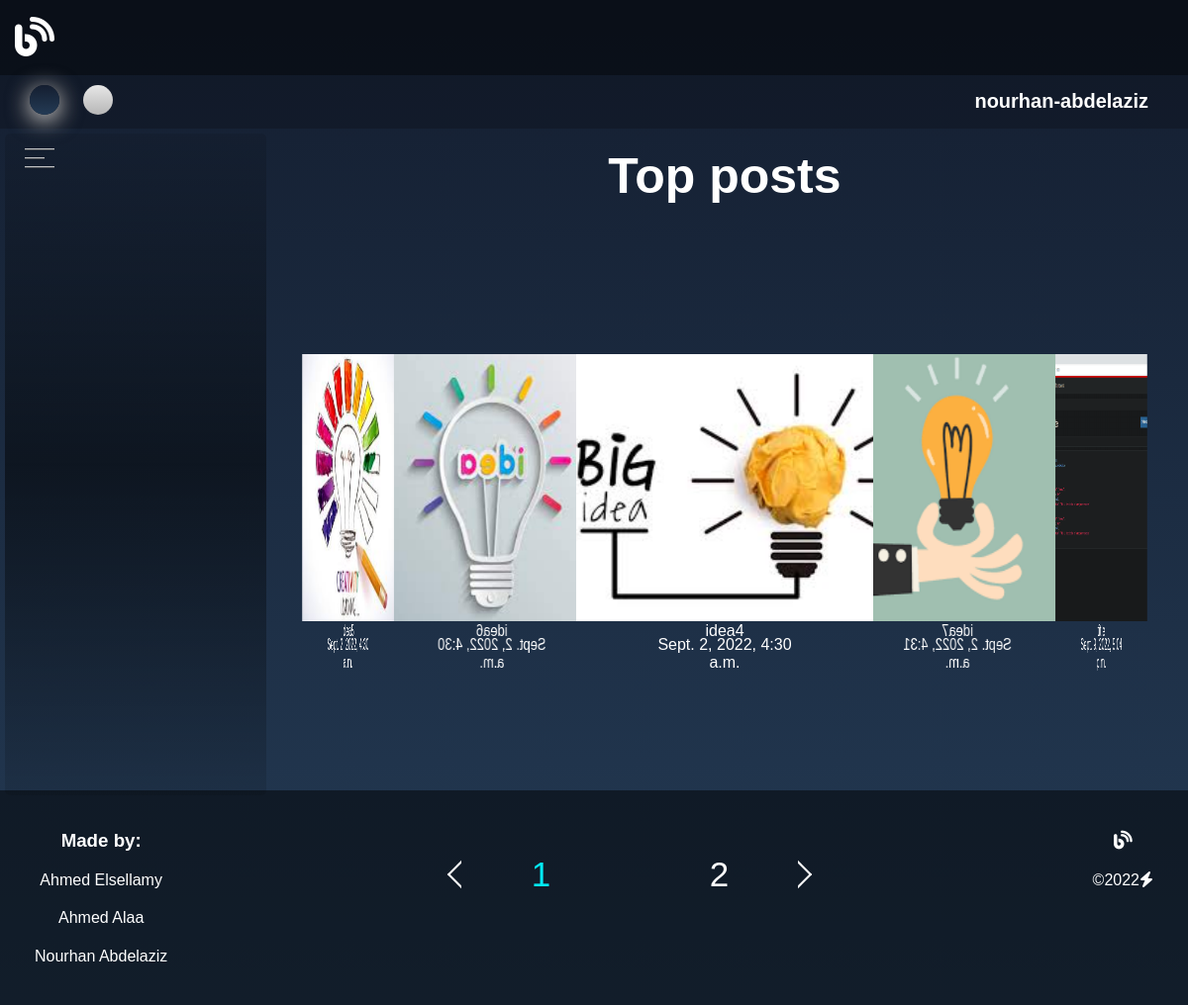
The app's page / (signed in) with its own data.
### categories/models.py (models this page shows, shortened)
class Post(models.Model):
    post_title = models.CharField(
        max_length=20, null=False, verbose_name='title')
    post_image = models.ImageField(
        upload_to='categories/post/images/', null=True, verbose_name='image')
    post_content = models.TextField(null=True)
    post_category_id = models.ForeignKey(
        Category, on_delete=models.CASCADE, null=True, verbose_name='category')
    tags = TaggableManager()
    post_user_id = models.ForeignKey(
        User, on_delete=models.CASCADE, null=True, verbose_name='user')
    post_created_at = models.DateTimeField(auto_now_add=True, null=True)
    post_updated_at = models.DateTimeField(auto_now=True, null=True)
    likes = models.ManyToManyField(User, related_name='likes', blank=True)
    dislikes = models.ManyToManyField(
        User, related_name='dislikes', blank=True)
    def get_image_url(self):
        return f"/media/{self.post_image}"
    def get_post_details_url(self):
        return reverse("post-details", args=[self.id])
    @classmethod
    def get_posts_sorted(cls):
        return cls.objects.all().order_by("post_created_at")[::-1]

### categories/views.py (the view)
# urls.py: path('', home, name='home'),
def home(request):
    object_list = Post.get_posts_sorted()
    paginator = Paginator(object_list, 5)  # Show 25 contacts per page.
    page_number = request.GET.get('page')
    page_obj = paginator.get_page(page_number)
    return render(request, 'main/index.html', {
        'categories': Category.get_all_categories(),
        'page_obj': page_obj,
    })

### categories/models.py (called while the page is built)
    @classmethod
    def get_all_categories(cls):
        return Category.objects.all()

    def totalsubscribs(self):
        return self.subscribe.count()

### templates/main/index.html (shortened to what this page needs)
{% extends 'global/base.html' %}
{% load static %}
{% block styles %}
<link rel="stylesheet" href="{% static 'accounts/styles/user_menu.css' %}">
<link rel="stylesheet" href="{% static 'main/styles/landing.css' %}">
{% endblock %}
{% block linkes %}
{% if user.is_authenticated %}
    <div class="links">
        <div class="icons">
            {{user.username}}
        </div>
    </div>
{% else %}
    <div class="links">
        <a href="{% url 'login' %}">LOGIN</a>
        <a href="{% url 'register' %}">REGISTER</a>
    </div>
{% endif %}
{% endblock %}
{% block main %}
<main>
    <aside>
        <div class="content-side">
            <div class="icon">
                <span></span>
                <span></span>
                <span></span>
            </div>
        </div>
    </aside>
    <section class="main">
        <h3>Top posts</h3>
        <div class="body-main">
            <div class="box">
            {% for object in page_obj %}
                <span style="--i:{{forloop.counter}}">
                    <a href="{{object.get_post_details_url}}">
                        <picture>
                            <img src="{{object.get_image_url}}" />
                            <p>{{object.post_title}}</p>
                            <p class="date">{{object.post_created_at}}</p>
                        </picture>
                    </a>
                </span>
            {% endfor %}
            </div>
        </div>
    </section>
</main>
{% endblock %}
{% block foot %}
<div class="pagination">
    <div class="icon left" {% if page_obj.has_previous %}active{% endif %}>
        <a href="{% if page_obj.has_previous %}?page={{ page_obj.previous_page_number }}{% endif %}">
            <span></span>
        </a>
    </div>
    <div class="pages">
    {% for i in page_obj.paginator %}
        <div class="box {% if page_obj.number == forloop.counter %} current {% endif %}">
            <a href="?page={{ forloop.counter }}">
            {{ forloop.counter }}
            </a>
        </div>
    {% endfor %}
    </div>
    <div class="icon right" {% if page_obj.has_next %}active{% endif %}>
        <a href="{% if page_obj.has_next %}?page={{ page_obj.next_page_number }}{% endif %}">
            <span></span>
        </a>
    </div>
</div>
{% endblock %}

### static/global/styles/main.css (style rules this page uses)
:root { --main-color: #03e9f4; --back-color-1: #141e30; --back-color-2: #243b55; --text-color: #fff; --box-color: rgba(0, 0, 0, 0.5); }
* { box-sizing: border-box; margin: 0; padding: 0; }
body { font-family: sans-serif; background: linear-gradient(var(--back-color-1), var(--back-color-2)); }
main { position: relative; }
footer .content :not(:last-child) { margin-bottom: 20px; }

### static/accounts/styles/user_menu.css (style rules this page uses)
nav .links { position: absolute; top: 0; right: 25px; display: inline-block; }
nav .icons { display: inline-block; margin: 5px; padding: 10px; color: var(--text-color); font-weight: bold; font-size: 20px; }

### static/main/styles/landing.css (style rules this page uses)
main { display: flex; height: calc(100vh - 76px - 55px); color: var(--text-color) }
main aside { left: 5px; top: 5px; background: linear-gradient(rgba(0, 0, 0, 0.1),var(--box-color),rgba(0, 0, 0, 0.1)); padding: 5px; width: 350px; border-radius: 5px; -webkit-border-radius: 5px; -moz-border-radius: 5px; -ms-border-radius: 5px; -o-border-radius: 5px; position: relative; }
main aside .content-side { width: 100%; position: absolute; }
main aside .icon { display: flex; flex-direction: column; height: 20px; justify-content: space-between; margin-top: 10px; margin-left: 15px; margin-bottom: 10px; }
main aside .icon span { height: 2px; width: 30px; display: inline-block; background: linear-gradient(var(--text-color), var(--box-color)); }
main aside .icon span:nth-child(2) { width: 20px; }
main .main { width: 100%; height: 100%; text-align: center; margin: 20px; }
main .main h3 { font-size: 50px; }
main .main .body-main { display: flex; justify-content: center; align-items: center; min-height: calc(100vh - 200px); }
main .main .body-main .box { position: relative; width: 300px; height: 300px; transform-style: preserve-3d; animation: animate 11s linear infinite; -webkit-animation: animate 11s linear infinite; }
main .main .body-main .box span { position: absolute; top: 0; left: 0; width: 100%; height: 100%; transform-origin: center; transform-style: preserve-3d; transform: rotateY(calc(var(--i) * 72deg)) translateZ(400px); -webkit-transform: rotateY(calc(var(--i) * 72deg)) translateZ(400px); -moz-transform: rotateY(calc(var(--i) * 72deg)) translateZ(400px); -ms-transform: rotateY(calc(var(--i) * 72deg)) translateZ(400px); -o-transform: rotateY(calc(var(--i) * 72deg)) translateZ(400px); }
main .main .body-main .box span picture { position: relative; }
main .main .body-main .box span img { position: relative; top: 0; left: 0; width: 100%; height: 90%; object-fit: cover; }
main .main .body-main .box span p { position: absolute; top: 90%; left: 50%; transform: translateX(-50%); -webkit-transform: translateX(-50%); -moz-transform: translateX(-50%); -ms-transform: translateX(-50%); -o-transform: translateX(-50%); color: var(--text-color); }
main .main .body-main .box span p.date { top: 170%; left: 50%; position: absolute; }
.pagination { position: relative; width: 30vw; }
.pagination .icon { position: absolute; top: calc(50% - 11px); width: fit-content; }
.pagination .icon.left { left: 0; }
.pagination .icon.right { right: 0; }
.pagination .icon span { display: inline-block; width: 20px; height: 20px; border: 2px solid; transform: rotate(45deg); -webkit-transform: rotate(45deg); -moz-transform: rotate(45deg); -ms-transform: rotate(45deg); -o-transform: rotate(45deg); }
.pagination .icon.left span { border-color: transparent transparent var(--text-color) var(--text-color); cursor: pointer; }
.pagination .icon.right span { border-color: var(--text-color) var(--text-color) transparent transparent; cursor: pointer; }
.pagination .pages { margin: 20px auto; display: flex; justify-content: space-around; align-items: center; }
.pagination .pages .box { font-size: 35px; margin: 0; padding: 5px; }
.pagination .pages .box a { text-decoration: none; color: var(--text-color); }
.pagination .pages .box.current a { color: var(--main-color); pointer-events: none; }
.pagination .icon:not([active]) a { pointer-events: none; }

### records on screen
Post: get_image_url (picture), post_title "title", post_created_at "Sept. 9, 2022, 5:04 p.m."
Post: get_image_url (picture), post_title "idea7", post_created_at "Sept. 2, 2022, 4:31 a.m."
Post: get_image_url (picture), post_title "idea6", post_created_at "Sept. 2, 2022, 4:30 a.m."
Post: get_image_url (picture), post_title "idea5", post_created_at "Sept. 2, 2022, 4:30 a.m."
Post: get_image_url (picture), post_title "idea4", post_created_at "Sept. 2, 2022, 4:30 a.m."

### other values on screen
{{ user.username }} "nourhan-abdelaziz"
